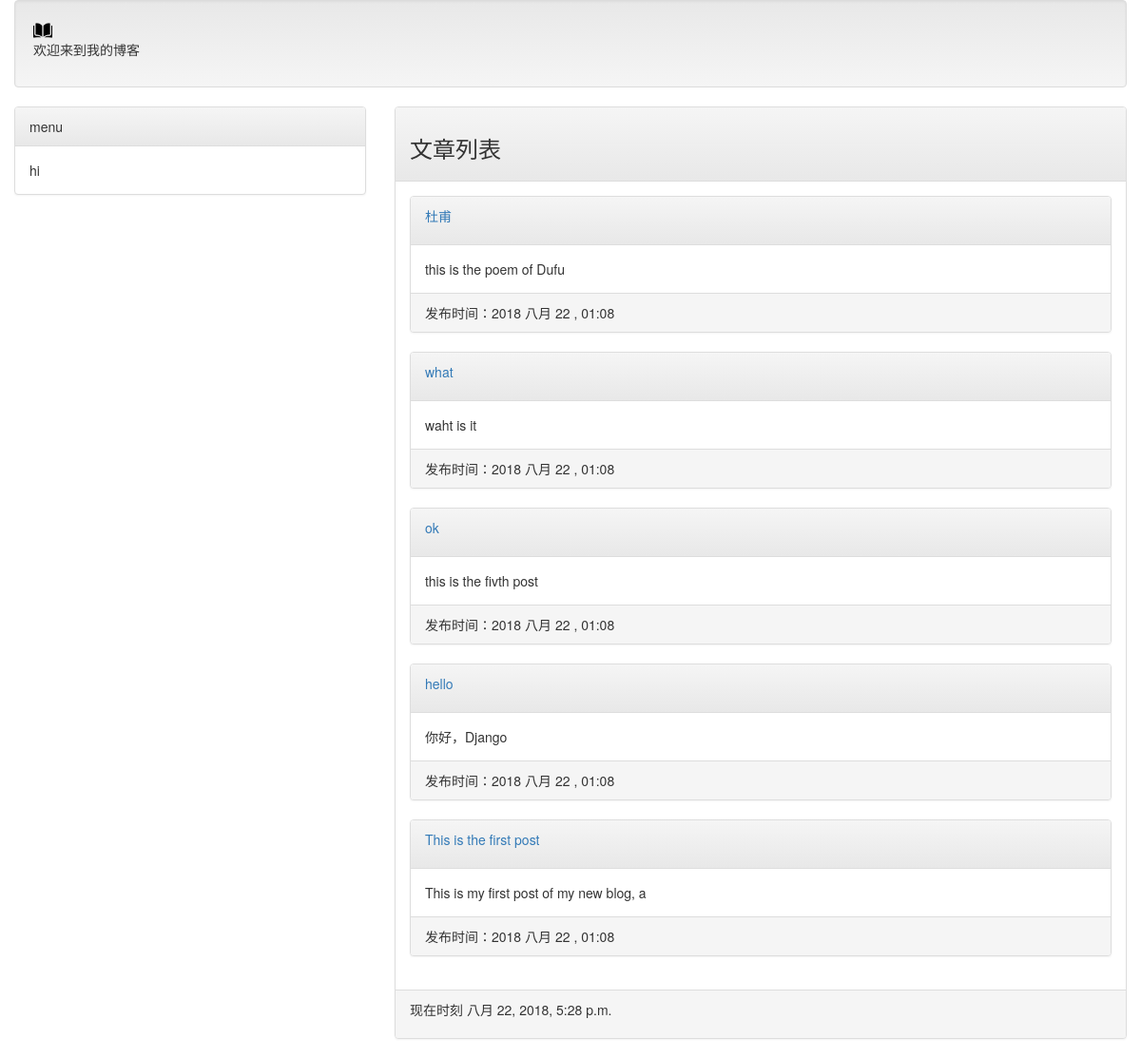
The page / on the database its author committed.
### mainsite/models.py (models this page shows, shortened)
class Post(models.Model):
	title=models.CharField(max_length=200)
	slug=models.CharField(max_length=200)
	body=models.TextField()
	pub_date=models.DateTimeField(default=timezone.now)
	class Meta():
		ordering=('-pub_date',)

### mainsite/views.py (the view, shortened to what this page needs)
# urls.py: url(r'^$',homepage),
def homepage(request):
	template=get_template('index.html')
	posts=Post.objects.all()
	now=datetime.now()
	html=template.render(locals())
	return HttpResponse(html)

### templates/index.html (shortened to what this page needs)
<!DOCTYPE html>
{% extends 'base.html' %}
{% block headmessage %}
	<h3>文章列表</h3>
{% endblock %}
{% block content %}
	{% for post in posts %}
	<div class="panel panel-default">
		<div class="panel-heading">
			<p>
				<a href="/post/{{post.slug}}">{{post.title}}</a>
			</p>
		</div>
		<div class="panel-body">
			{{post.body | truncatechars:40}}
		</div>
		<div class="panel-footer">
			发布时间：{{post.pub_date | date:"Y M d , h:m"}}
		</div>
	</div>
	{% endfor %}
{% endblock %}

### templates/base.html (shortened to what this page needs)
<!DOCTYPE html>
<html lang="en">
<head>
	<link rel="stylesheet" href="https://cdn.bootcss.com/bootstrap/3.3.7/css/bootstrap.min.css">
	<link rel="stylesheet" href="https://cdn.bootcss.com/bootstrap/3.3.7/css/bootstrap-theme.min.css">
</head>
<body>
	<div class="container-fluid">
		{% include 'header.html' %}
		<div class="row">
		<div class="col-sm-4 col-md-4">
			<div class="panel panel-default">
				<div class="panel-heading">
					menu
				</div>
				<div class="panel-body">
					hi
				</div>
			</div>
		</div>
		<div class="col-sm-8 col-md-8">
			<div class="panel panel-default">
			<div class="panel-heading">
				{% block headmessage %}{% endblock %}
			</div>
			<div class="panel-body">
				{% block content %}{% endblock %}
			</div>
			<div class="panel-footer">
				{% include 'footer.html' %}
			</div>
		</div>
		</div>
	</div>
	</div>
</body>
</html>

### templates/header.html
<!DOCTYPE html>
<div class="well">
	{% load staticfiles %}
	<img src="{% static 'images/open-book.png' %}" height="20" width="20">
	<p style="font-size:18">欢迎来到我的博客</p>
</div>

### templates/footer.html
<!DOCTYPE html>
{% block footer %}
	{% if now %}
	<p>现在时刻  {{now}}</p>
	{% else %}
	<p>文本取自网络</p>
	{% endif %}
{% endblock %}

### rows shown on the page
Post: title "杜甫", body "this is the poem of Dufu", pub_date "2018 八月 22 , 01:08"
Post: title "what", body "waht is it", pub_date "2018 八月 22 , 01:08"
Post: title "ok", body "this is the fivth post", pub_date "2018 八月 22 , 01:08"
Post: title "hello", body "你好，Django", pub_date "2018 八月 22 , 01:08"
Post: title "This is the first post", body "This is my first post of my new blog, a", pub_date "2018 八月 22 , 01:08"
